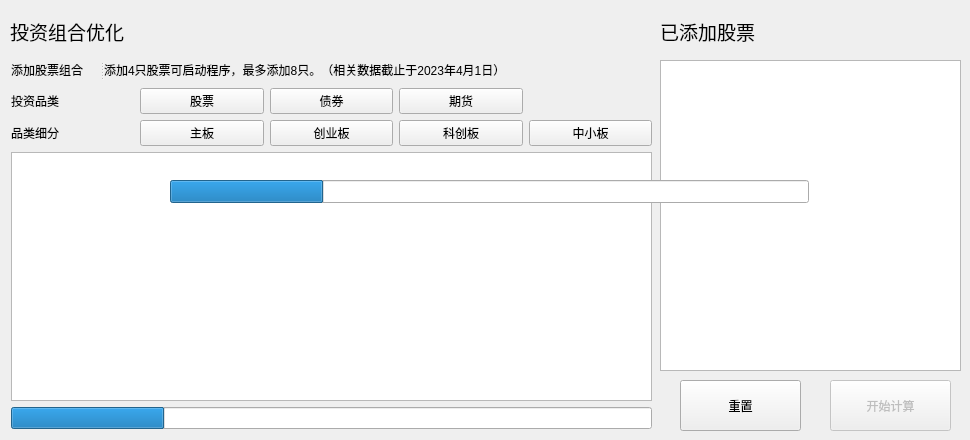
<?xml version="1.0" encoding="UTF-8"?>
<ui version="4.0">
 <class>Form</class>
 <widget class="QWidget" name="Form">
  <property name="enabled">
   <bool>true</bool>
  </property>
  <property name="geometry">
   <rect>
    <x>0</x>
    <y>0</y>
    <width>970</width>
    <height>440</height>
   </rect>
  </property>
  <property name="sizePolicy">
   <sizepolicy hsizetype="Fixed" vsizetype="Fixed">
    <horstretch>0</horstretch>
    <verstretch>0</verstretch>
   </sizepolicy>
  </property>
  <property name="minimumSize">
   <size>
    <width>970</width>
    <height>440</height>
   </size>
  </property>
  <property name="maximumSize">
   <size>
    <width>970</width>
    <height>440</height>
   </size>
  </property>
  <property name="windowTitle">
   <string>Form</string>
  </property>
  <widget class="QLabel" name="label">
   <property name="geometry">
    <rect>
     <x>10</x>
     <y>20</y>
     <width>151</width>
     <height>23</height>
    </rect>
   </property>
   <property name="font">
    <font>
     <family>微软雅黑</family>
     <pointsize>14</pointsize>
    </font>
   </property>
   <property name="text">
    <string>投资组合优化</string>
   </property>
   <property name="textFormat">
    <enum>Qt::AutoText</enum>
   </property>
  </widget>
  <widget class="QLabel" name="label_7">
   <property name="geometry">
    <rect>
     <x>660</x>
     <y>20</y>
     <width>120</width>
     <height>23</height>
    </rect>
   </property>
   <property name="font">
    <font>
     <family>微软雅黑</family>
     <pointsize>14</pointsize>
    </font>
   </property>
   <property name="text">
    <string>已添加股票</string>
   </property>
  </widget>
  <widget class="QSplitter" name="splitter">
   <property name="geometry">
    <rect>
     <x>11</x>
     <y>60</y>
     <width>589</width>
     <height>20</height>
    </rect>
   </property>
   <property name="orientation">
    <enum>Qt::Horizontal</enum>
   </property>
   <widget class="QLabel" name="label_2">
    <property name="font">
     <font>
      <family>微软雅黑</family>
     </font>
    </property>
    <property name="text">
     <string>添加股票组合</string>
    </property>
   </widget>
   <widget class="QLabel" name="label_3">
    <property name="contextMenuPolicy">
     <enum>Qt::CustomContextMenu</enum>
    </property>
    <property name="text">
     <string>添加4只股票可启动程序，最多添加8只。（相关数据截止于2023年4月1日）</string>
    </property>
   </widget>
  </widget>
  <widget class="QWidget" name="layoutWidget">
   <property name="geometry">
    <rect>
     <x>11</x>
     <y>88</y>
     <width>641</width>
     <height>341</height>
    </rect>
   </property>
   <layout class="QGridLayout" name="gridLayout">
    <item row="0" column="2">
     <widget class="QPushButton" name="bondBtn">
      <property name="text">
       <string>债券</string>
      </property>
     </widget>
    </item>
    <item row="0" column="1">
     <widget class="QPushButton" name="stockBtn">
      <property name="text">
       <string>股票</string>
      </property>
     </widget>
    </item>
    <item row="1" column="4">
     <widget class="QPushButton" name="masBtn">
      <property name="text">
       <string>中小板</string>
      </property>
     </widget>
    </item>
    <item row="3" column="0" colspan="5">
     <widget class="QProgressBar" name="progressBar">
      <property name="focusPolicy">
       <enum>Qt::NoFocus</enum>
      </property>
      <property name="value">
       <number>24</number>
      </property>
      <property name="textVisible">
       <bool>false</bool>
      </property>
     </widget>
    </item>
    <item row="0" column="0">
     <widget class="QLabel" name="label_5">
      <property name="font">
       <font>
        <family>微软雅黑</family>
       </font>
      </property>
      <property name="text">
       <string>投资品类</string>
      </property>
     </widget>
    </item>
    <item row="1" column="0">
     <widget class="QLabel" name="label_6">
      <property name="font">
       <font>
        <family>微软雅黑</family>
       </font>
      </property>
      <property name="text">
       <string>品类细分</string>
      </property>
     </widget>
    </item>
    <item row="2" column="0" colspan="5">
     <widget class="QTableView" name="tableView"/>
    </item>
    <item row="1" column="2">
     <widget class="QPushButton" name="createBtn">
      <property name="text">
       <string>创业板</string>
      </property>
     </widget>
    </item>
    <item row="1" column="1">
     <widget class="QPushButton" name="mainBtn">
      <property name="text">
       <string>主板</string>
      </property>
     </widget>
    </item>
    <item row="0" column="3">
     <widget class="QPushButton" name="futureBtn">
      <property name="text">
       <string>期货</string>
      </property>
     </widget>
    </item>
    <item row="1" column="3">
     <widget class="QPushButton" name="scBtn">
      <property name="text">
       <string>科创板</string>
      </property>
     </widget>
    </item>
   </layout>
  </widget>
  <widget class="QListView" name="listView">
   <property name="geometry">
    <rect>
     <x>660</x>
     <y>60</y>
     <width>301</width>
     <height>311</height>
    </rect>
   </property>
  </widget>
  <widget class="QPushButton" name="resetBtn">
   <property name="geometry">
    <rect>
     <x>680</x>
     <y>380</y>
     <width>121</width>
     <height>51</height>
    </rect>
   </property>
   <property name="text">
    <string>重置</string>
   </property>
  </widget>
  <widget class="QPushButton" name="startCalcBtn">
   <property name="enabled">
    <bool>false</bool>
   </property>
   <property name="geometry">
    <rect>
     <x>830</x>
     <y>380</y>
     <width>121</width>
     <height>51</height>
    </rect>
   </property>
   <property name="text">
    <string>开始计算</string>
   </property>
  </widget>
  <widget class="QProgressBar" name="calcProgressBar">
   <property name="geometry">
    <rect>
     <x>170</x>
     <y>180</y>
     <width>639</width>
     <height>23</height>
    </rect>
   </property>
   <property name="focusPolicy">
    <enum>Qt::NoFocus</enum>
   </property>
   <property name="value">
    <number>24</number>
   </property>
   <property name="textVisible">
    <bool>false</bool>
   </property>
  </widget>
 </widget>
 <resources/>
 <connections/>
</ui>
